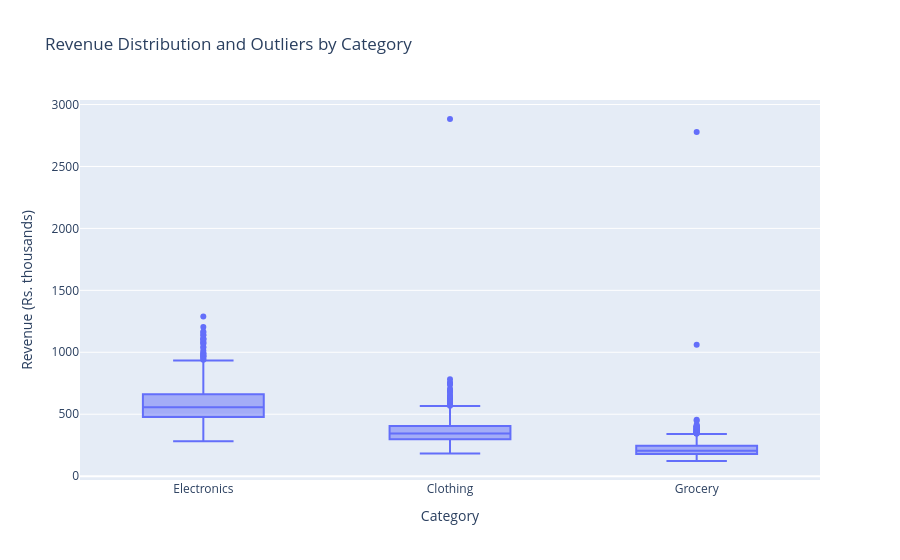

Notebook code cell kept with this figure:
### Code cell
#Task 6
fig = px.box(
    df,
    x="Category",
    y="Revenue",
    hover_data=["Date", "City"],
    title="Revenue Distribution and Outliers by Category"
)

fig.update_layout(
    xaxis_title="Category",
    yaxis_title="Revenue (Rs. thousands)"
)

fig.show()

### Figure 1 — Plotly figure (JSON) as saved in the notebook; plotly's stock layout.template omitted (floating-point values rounded to 4 significant figures; data arrays with more than 128 entries replaced by an {"elided": "..."} marker saying what was removed)
{"data": [{"alignmentgroup": "True", "customdata": {"elided": "3285x2 str values"}, "hovertemplate": "Category=%{x}<br>Revenue=%{y}<br>Date=%{customdata[0]}<br>City=%{customdata[1]}<extra></extra>", "legendgroup": "", "marker": {"color": "#636efa"}, "name": "", "notched": false, "offsetgroup": "", "orientation": "v", "showlegend": false, "type": "box", "x": {"elided": "3285 str values"}, "x0": " ", "xaxis": "x", "y": {"elided": "3285 float values"}, "y0": " ", "yaxis": "y"}], "layout": {"boxmode": "group", "legend": {"tracegroupgap": 0}, "title": {"text": "Revenue Distribution and Outliers by Category"}, "xaxis": {"anchor": "y", "domain": [0, 1], "title": {"text": "Category"}}, "yaxis": {"anchor": "x", "domain": [0, 1], "title": {"text": "Revenue (Rs. thousands)"}}}}
